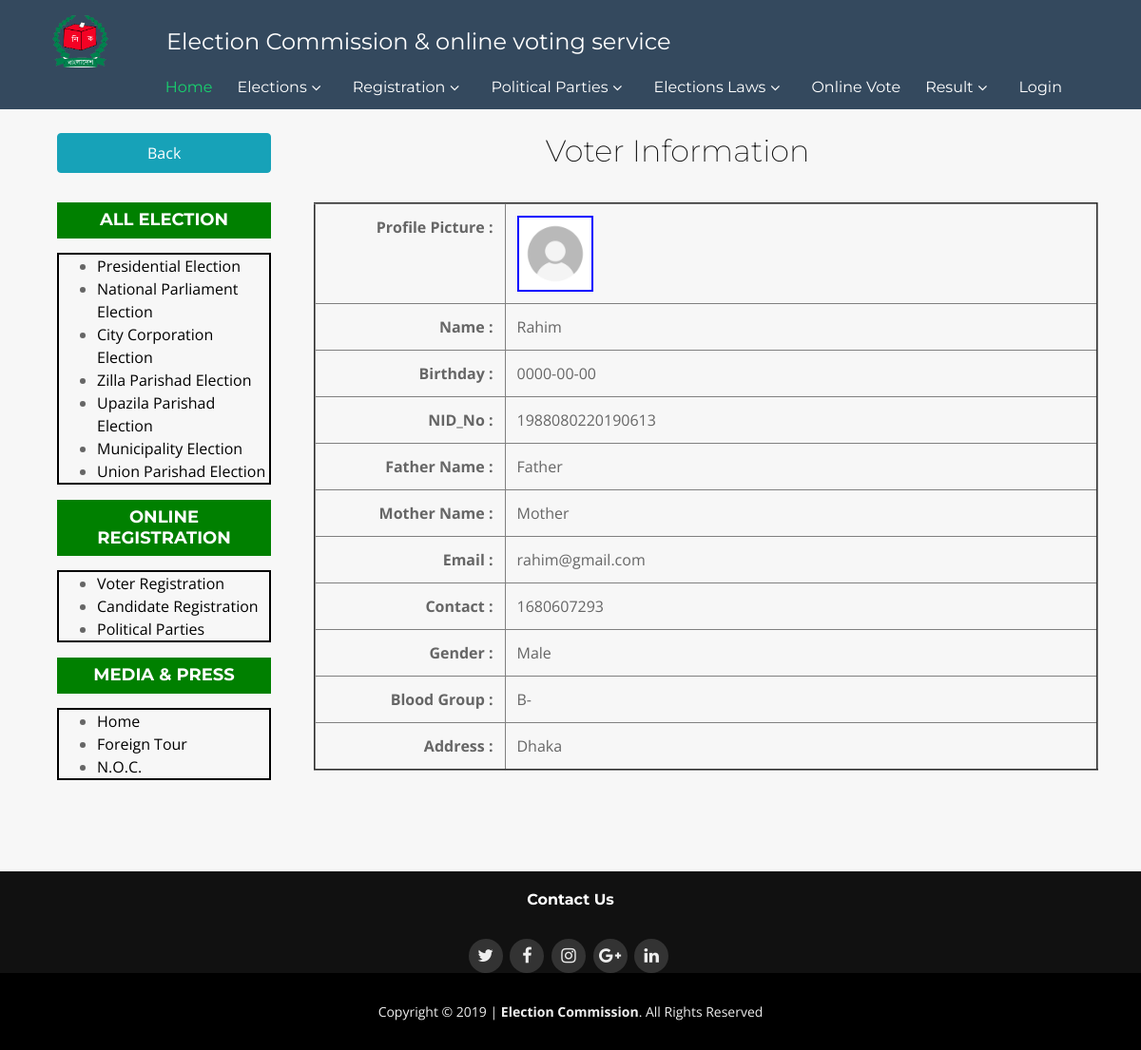
The app's page /voter_view.php?NID_No=1988080220190613 with its own data.
### tables this page shows
CREATE TABLE `voter_info` (
  `id` int(30) NOT NULL,
  `dob` date NOT NULL,
  `NID_No` varchar(50) NOT NULL,
  `secret_code` varchar(50) NOT NULL,
  `name` varchar(50) NOT NULL,
  `email` varchar(50) NOT NULL,
  `father` varchar(50) NOT NULL,
  `mother` varchar(50) NOT NULL,
  `contact` int(50) NOT NULL,
  `gender` varchar(30) NOT NULL,
  `blood_Group` varchar(30) NOT NULL,
  `address` varchar(500) NOT NULL,
  `photo` varchar(200) NOT NULL,
  `status` int(5) NOT NULL
);

### voter_view.php (the view, shortened to what this page needs)
<?php include('header.php'); ?>
<?php
   $NID_No= $_GET['NID_No'];
   $sql="select*from voter_info where NID_No='$NID_No'";
   $result=mysqli_query($vote,$sql);
   $row=mysqli_fetch_assoc($result);
?>
   <div style="padding: 40px;"> </div>
   <section id="contact" class="section-bg wow fadeInUp">
      <div class="container">
         <div class="section-header">
            <div style="float: left; position:relative; z-index:5; left: 15px;">
               <a href="voter_request.php" class="btn btn-info" style="padding: 8px 94px; margin: 0 auto; ">Back</a>
            </div>
            <h3>Voter Information</h3>
         </div>
         <div class="row contact-info">
            <div class="col-md-3 col-sm-2 col-xs-12 col-sm-offset-2">
                <?php include('leftSide.php'); ?>
            </div>
            <div class="col-md-9 col-sm-8 col-xs-12 col-sm-offset-2">
               <table class="table" border="2">
                  <tr>
                     <th width="200" class="text-right">Profile Picture : </th>
                     <td class="text-left"><img src="<?= $row['photo'];?>" class="img-fluid" width="80" alt="Image Not Found." style="border: 2px solid blue;"> </td>
                  </tr>
                  <tr>
                     <th width="200" class="text-right">Name : </th>
                     <td class="text-left"><?= $row['name']; ?></td>
                  </tr>
                  <tr>
                     <th width="200" class="text-right">Birthday : </th>
                     <td class="text-left"><?= $row['dob']; ?></td>
                  </tr>
                  <tr>
                     <th width="200" class="text-right">NID_No : </th>
                     <td class="text-left"><?= $row['NID_No']; ?></td>
                  </tr>
                  <tr>
                     <th width="200" class="text-right">Father Name : </th>
                     <td class="text-left"><?= $row['father']; ?></td>
                  </tr>
                  <tr>
                     <th width="200" class="text-right">Mother Name : </th>
                     <td class="text-left"><?= $row['mother']; ?></td>
                  </tr>
                  <tr>
                     <th width="200" class="text-right">Email : </th>
                     <td class="text-left"><?= $row['email']; ?></td>
                  </tr>
                  <tr>
                     <th width="200" class="text-right">Contact : </th>
                     <td class="text-left"><?= $row['contact']; ?></td>
                  </tr>
                  <tr>
                     <th width="200" class="text-right">Gender : </th>
                     <td class="text-left"><?= $row['gender']; ?></td>
                  </tr>
                  <tr>
                     <th width="200" class="text-right">Blood Group : </th>
                     <td class="text-left"><?= $row['blood_Group']; ?></td>
                  </tr>
                  <tr>
                     <th width="200" class="text-right">Address : </th>
                     <td class="text-left"><?= $row['address']; ?></td>
                  </tr>
               </table>
            </div>
         </div>
      </div>
   </section>
<?php include('footer.php'); ?>

### css/style.css (style rules this page uses)
body { background: #fff; color: #666666; font-family: "Open Sans", sans-serif; }
a { color: #18d26e; transition: 0.5s; }
h1, h2, h3, h4, h5, h6 { font-family: "Montserrat", sans-serif; font-weight: 400; margin: 0 0 20px 0; padding: 0; }
.section-header h3 { font-size: 32px; color: #111; text-transform: capitalize; text-align: center; font-weight: 200; position: relative; padding-bottom: 15px; }
.section-bg { background: #f7f7f7; }
#contact { padding: 60px 0; }
#contact .contact-info { margin-bottom: 20px; text-align: center; }

### voter_view.php (style rules this page uses)
.table td, .table th { border-top: none; }

### records on screen
voter_info: photo (picture), name "Rahim", dob "0000-00-00", NID_No "1988080220190613", father "Father", mother "Mother", email "rahim@gmail.com", contact "1680607293", gender "Male", blood_Group "B-", address "Dhaka"
